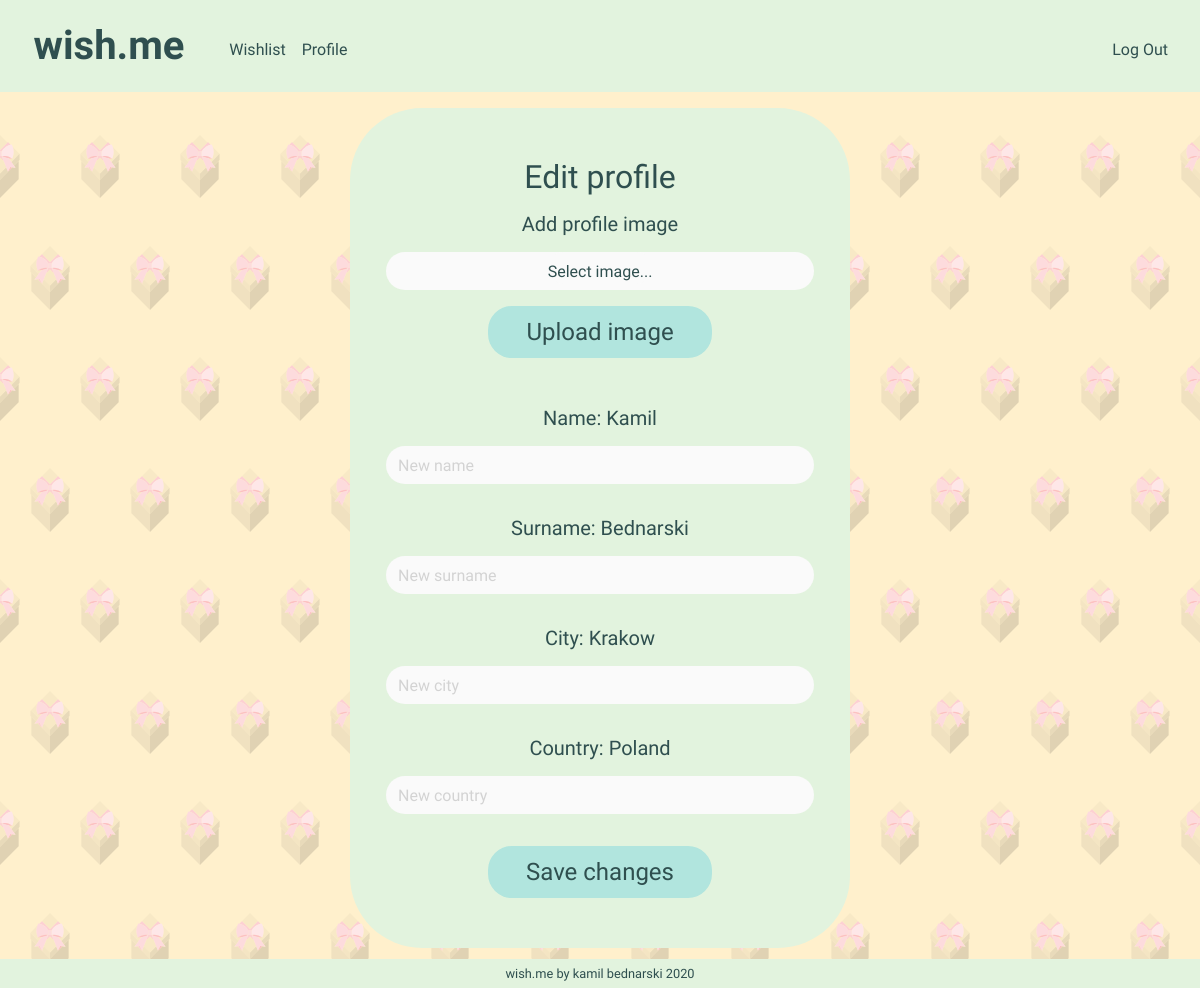
Page /profile/edit (signed in) on the committed database.
### tables this page shows
CREATE TABLE users (id INTEGER PRIMARY KEY AUTOINCREMENT, username TEXT NOT NULL, hash TEXT NOT NULL, name TEXT NOT NULL, surname TEXT NOT NULL, email TEXT NOT NULL, city TEXT NOT NULL, country TEXT NOT NULL);

### app.py (the view)
@app.route("/profile/edit", methods=["GET", "POST"])
@login_required
def edit_profile():
    id=session["user_id"]
    user_data = db.execute("SELECT * FROM users WHERE id = :id", id=id)
    username = user_data[0]["username"]
    name = user_data[0]["name"]
    surname = user_data[0]["surname"]
    email = user_data[0]["email"]
    city = user_data[0]["city"]
    country = user_data[0]["country"]
    if request.method == "POST":
        if request.files:
            new_image = request.files["image"]
            print(new_image)
            if new_image.filename == "":
                print("Image without filename")
                flash('Image without filename.')
                return redirect(request.url)
            if not allowed_image(new_image.filename):
                print("Wrong file extension")
                return redirect(request.url)
            else:
                new_file_name = f"{id}.jpg"
                new_image.save(os.path.join(app.config["IMAGE_UPLOADS"], new_file_name))
                db.execute("UPDATE images SET image=1 WHERE id=:id", id=id)
                print("Image saved")
                flash('Profile image updated.')
        if request.form.get("name"):
            new_name = request.form.get("name")
            db.execute("UPDATE users SET name = :new_name WHERE id = :id", new_name=new_name, id=id)
        if request.form.get("surname"):
            new_surname = request.form.get("surname")
            db.execute("UPDATE users SET surname = :new_surname WHERE id = :id", new_surname=new_surname, id=id)
        if request.form.get("city"):
            new_city = request.form.get("city")
            db.execute("UPDATE users SET city = :new_city WHERE id = :id", new_city=new_city, id=id)
        if request.form.get("country"):
            new_country = request.form.get("country")
            db.execute("UPDATE users SET country = :new_country WHERE id = :id", new_country=new_country, id=id)
        flash('Profile updated.')
        return redirect(url_for('user'))
    else:
        return render_template("profileedit.html", username=username, name=name, surname=surname, email=email, city=city, country=country)

### app.py (called while the page is built)
@app.after_request
def after_request(response):
    response.headers["Cache-Control"] = "no-cache, no-store, must-revalidate"
    response.headers["Expires"] = 0
    response.headers["Pragma"] = "no-cache"
    return response

### helpers.py (called while the page is built)
def login_required(f):
    @wraps(f)
    def decorated_function(*args, **kwargs):
        if session.get("user_id") is None:
            print("login_required() message: session['user_id'] is none")
            return redirect("/login")
        return f(*args, **kwargs)
    return decorated_function

### templates/profileedit.html (shortened to what this page needs)
{% extends "layout.html" %}
{% block main %}
    <div class="form-container">
        <div class="text-center">
            <label class="form-label-l"><h2>Edit profile</h2></label>
        </div>
        <form action="/profile/edit" method="post" id="login_form" enctype="multipart/form-data">
            <div class="form-group">
                <div class="text-center">
                    <label class="form-label-m "><h5>Add profile image</h5></label>
                </div>
                <div class="custom-file text-center form-input">
                    <label class="form-input pt-2" for="image">Select image...</label>
                </div>
            </div>
            <div class="text-center">
                <button type="submit" class="form-button">Upload image</button>
            </div>
        </form>
        <form action="/profile/edit" method="post" id="login_form">
            <div class="form-group pt-5">
                <div class="text-center">
                    <label class="form-label-m"><h5>Name: {{ name }}</h5></label>
                </div>
                <input class="form-control form-input" name="name" placeholder="New name" type="text">
            </div>
            <div class="form-group pt-3">
                <div class="text-center">
                    <label class="form-label-m "><h5>Surname: {{ surname }}</h5></label>
                </div>
                <input class="form-control form-input" name="surname" placeholder="New surname" type="text">
            </div>
            <div class="form-group pt-3">
                <div class="text-center">
                    <label class="form-label-m "><h5>City: {{ city }}</h5></label>
                </div>
                <input autocomplete="off" autofocus class="form-control form-input" name="city" placeholder="New city" type="text">
            </div>
            <div class="form-group pt-3">
                <div class="text-center">
                    <label class="form-label-m "><h5>Country: {{ country }}</h5></label>
                </div>
                <input class="form-control form-input" name="country" placeholder="New country" type="text">
            </div>
            <div class="text-center pt-3">
                <button class="form-button" type="submit">Save changes</button>
            </div>
        </form>
    </div>
{% endblock %}

### static/styles.css (style rules this page uses)
::placeholder { color: lightgrey !important; }
body { font-family: 'Roboto Condensed', sans-serif; background-color: #FFF0CC; background-image: url('/static/image/background-segment.svg'); background-repeat: repeat; background-size: 100px; z-index: -1; background-attachment: fixed; }
h2 { font-weight: 400; }
h5 { font-weight: 400; }
.form-container { width: 80vw; max-width: 500px; padding-left: 3vw; padding-right: 3vw; padding-top: 50px; padding-bottom: 50px; border-radius: 4.5rem; background-color: #E2F3DE; }
.form-label-l { font-weight: 400; font-size: 1.5rem; }
.form-label-m { font-weight: 400; font-size: 1rem; }
.form-input { border-radius: 1.5rem; background-color: #FAFAFA; font-weight: 400; border: none !important; }
.form-button { border-radius: 1.5rem; padding: 0.5rem 1rem 0.5rem 1rem; background-color: #B1E5DE; font-size: 1.5rem; font-weight: 400; border: none; color: darkslategray; width: 14rem; }

### rows in the picture
users: name "Kamil", surname "Bednarski", city "Krakow", country "Poland"
